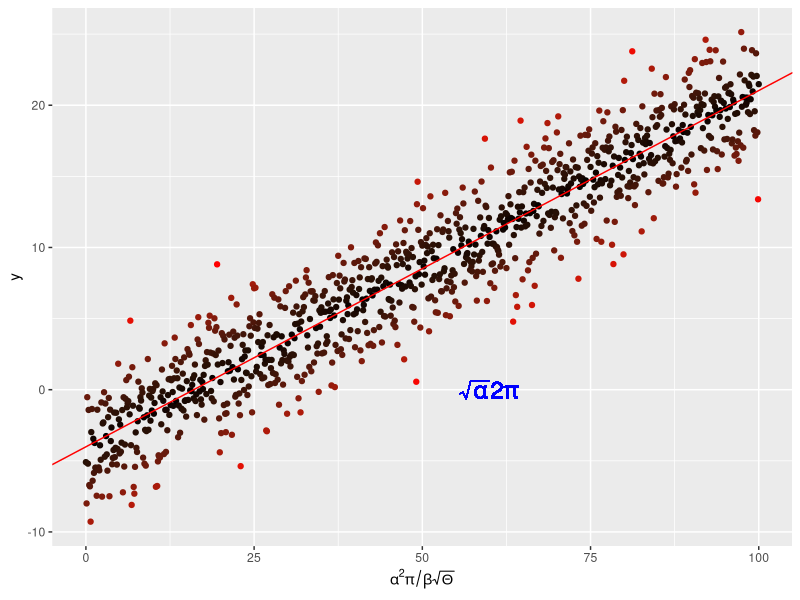

This figure's R source:
# Mathematical display

#Author: Chalita Chomkatekaew (chalita.chomkatekaew20@ic.ac.uk)
#version: 0.0.1

#Load a required package

require(ggplot2)

#Create a dataset

x <- seq(0,100, by = 0.1)
y <- -4. + 0.25* x +
  rnorm(length(x), mean = 0., sd = 2.5)

# and put them in a dataframe

my_data <- data.frame(x = x, y = y)

# perform a linear regression

my_lm <- summary(lm(y~x, data = my_data))

# plot the data
p <- ggplot(my_data, aes(x =x, y =y,
                         colour = abs(my_lm$residuals))
            )+
  geom_point() +
  scale_colour_gradient(low = "black", high = "red")+
  theme(legend.position = "none")+
  scale_x_continuous(
    expression(alpha^2 * pi/ beta * sqrt(Theta))
  )

# add the regression line

p <- p + geom_abline(
  intercept = my_lm$coefficients[1][1],
  slope = my_lm$coefficients[2][1],
  colour = "red"
)

#throw some math on the plot

p <- p + geom_text(aes (x= 60, y =0,
                        label = "sqrt(alpha) * 2 * pi"),
                   parse = TRUE, size = 6,
                   colour = "blue")

#save the plot to the result directory

ggsave("../results/MyLinReg.pdf", plot = p ,
       width = 14.8, height = 10.5, units = "cm")
